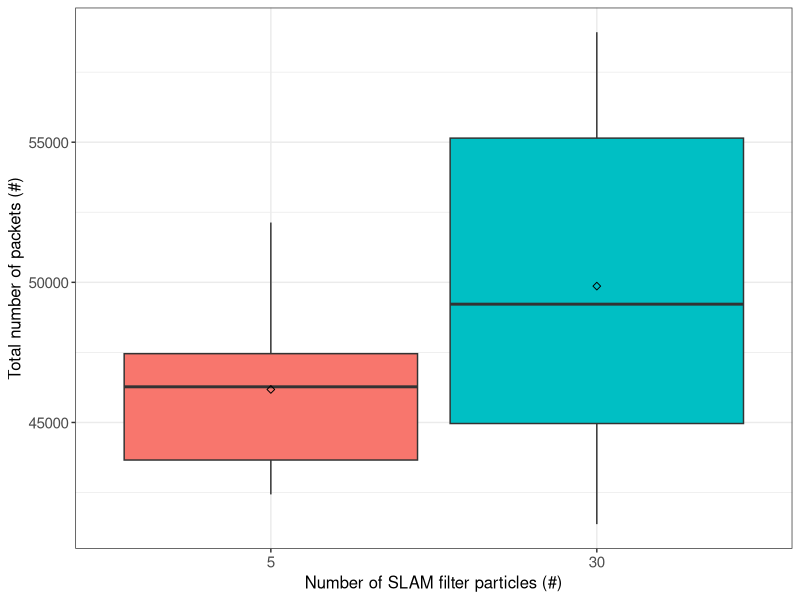
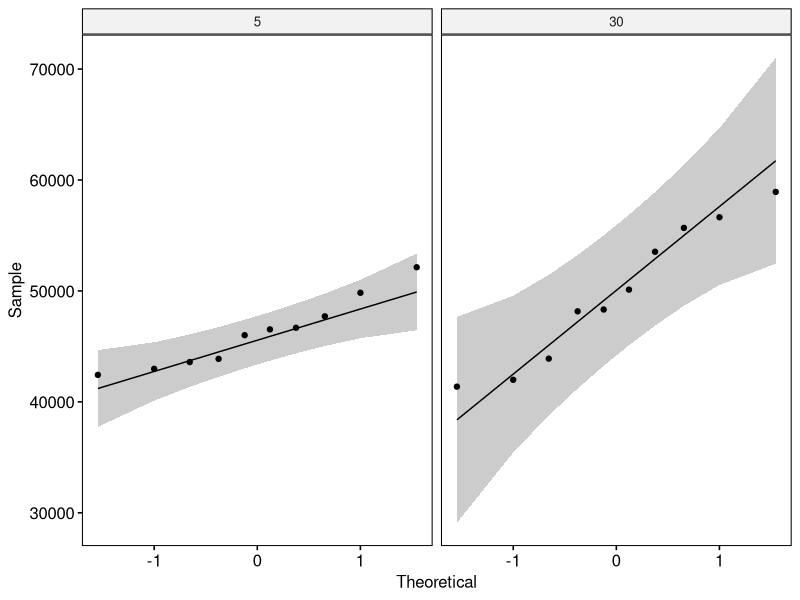

Write R code to recreate these figures, in order.
## ---- chunk 1
if (!require('tidyverse')) install.packages('tidyverse', dependencies = TRUE); library('tidyverse')
if (!require('ggpubr')) install.packages('ggpubr', dependencies = TRUE); library('ggpubr')
if (!require('rstatix')) install.packages('rstatix', dependencies = TRUE); library('rstatix')
if (!require('ggplot2')) install.packages('ggplot2', dependencies = TRUE); library('ggplot2')
## ---- chunk 2
data <- read.csv(file = '../../raw_data/test_particles/run_table.csv')
data <- subset(data, select = c(X__run_id, particles, num_of_packets))
data$particles <- as.factor(data$particles)
data$num_of_packets <- as.numeric(data$num_of_packets)
## ---- chunk 3
data %>%
  group_by(particles) %>%
  get_summary_stats(num_of_packets, type = "mean_sd")
## ---- chunk 4
ggplot(data, aes(x = particles, y = num_of_packets, fill = particles)) +
  theme_bw() + 
  geom_boxplot(width = 0.9, outlier.size = 0.5) + 
  stat_summary(fun = mean, color = 'black', geom = 'point', shape = 5, size = 1.5) +
  labs(x = "Number of SLAM filter particles (#)", y = "Total number of packets (#)") +
  theme(legend.position = 'none') +
  theme(
    axis.title.x = element_text(size = 12, family = 'sans'),
    axis.title.y = element_text(size = 12, family = 'sans'),
    axis.text.x = element_text(size = 11, family = 'sans'),
    axis.text.y = element_text(size = 11, family = 'sans')
  )
## ---- chunk 5
data %>% 
  group_by(particles) %>%
  identify_outliers(num_of_packets)
## ---- chunk 6
ggqqplot(data, x = "num_of_packets", facet.by = "particles")
## ---- chunk 7
data %>%
  group_by(particles) %>%
  shapiro_test(num_of_packets)
## ---- chunk 8
data %>%
  t_test(num_of_packets ~ particles) %>%
  add_significance()
